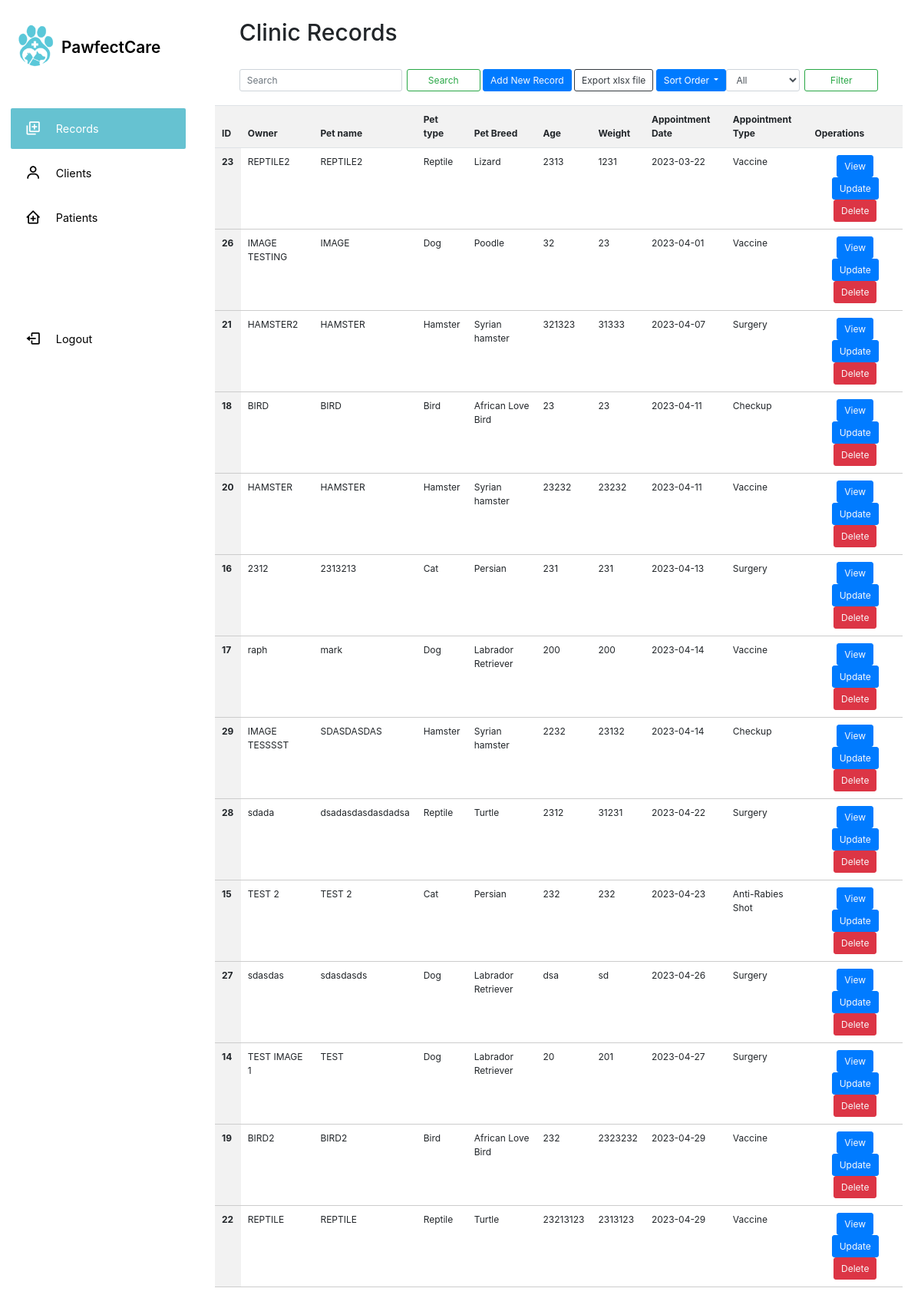
/display.php (signed in), run on the app's committed database.
### tables this page shows
CREATE TABLE `records` (
  `id` int(11) NOT NULL,
  `Owner` varchar(100) DEFAULT NULL,
  `Pet` varchar(30) NOT NULL,
  `Type` varchar(30) NOT NULL,
  `Breed` varchar(20) NOT NULL,
  `Age` varchar(20) NOT NULL,
  `Weight` varchar(20) NOT NULL,
  `AppointmentDate` date NOT NULL,
  `Appointment` varchar(50) NOT NULL,
  `Image` longblob NOT NULL
);

### display.php (the view, shortened to what this page needs)
<?php
$sortOrder = isset($_GET['sort']) && $_GET['sort'] === 'DESC' ? 'DESC' : 'ASC';
if(isset($_POST['search'])) {
  $search = $_POST['search'];
  if(!empty($search)) {
    if(isset($_GET['sort'])) {
      $sortOrder = $_GET['sort'] === 'DESC' ? 'DESC' : 'ASC';
    }
    $sort_url = "&sort=$sortOrder";
    $sql="SELECT * FROM `records` WHERE `Owner` LIKE '%$search%' OR `Pet` LIKE '%$search%' OR `Type` LIKE '%$search%'
       OR `Breed` LIKE '%$search%' OR `Appointment` LIKE '%$search%' ORDER BY `AppointmentDate` $sortOrder";
  } else {
    $sql="SELECT * FROM `records` ORDER BY `AppointmentDate` $sortOrder";
    $sort_url = "&sort=$sortOrder";
  }
} else {
  $sql="SELECT * FROM `records` ORDER BY `AppointmentDate` $sortOrder";
}
?>
<?
    require 'dbcon.php'; ?>
    <!DOCTYPE html>
<html lang="en">
<head>
  <link href='https://unpkg.com/boxicons@2.0.9/css/boxicons.min.css' rel='stylesheet'>
  <link rel="stylesheet" href="clinic.css">
  <link rel="stylesheet" href="https://cdn.jsdelivr.net/npm/bootstrap@4.0.0/dist/css/bootstrap.min.css">
</head>
<body style="zoom:75%;">
  <nav style="zoom:133.35%;">
    <div class="sidebar-top">
      <img src="logo.png" class="logo" alt="">
      <h3 class="hide">PawfectCare</h3>
    </div>
    <div class="sidebar-links">
      <ul>
        <div class="active-tab"></div>
        <li >
          <a href="display.php" class="active" data-active="0">
            <div class="icon">
            <i class='bx bx-add-to-queue'></i>            </div>
            <span class="link hide">Records</span>
          </a>
        </li>
        <li class="tooltip-element" data-tooltip="1">
          <a href="clients.php" data-active="1">
            <div class="icon">
            <i class='bx bx-user'></i>
                    </div>
            <span class="link hide">Clients</span>
          </a>
        </li>
        <li class="tooltip-element" data-tooltip="2">
          <a href="patients.php" data-active="2">
            <div class="icon">
            <i class='bx bx-clinic'></i></div>
            <span class="link hide">Patients</span>
          </a>
        </li>
        <li class="logout" >
          <a href="login.php">
            <div class="icon">
            <i class='bx bx-log-out'></i></div>
            <span>Logout</span>
          </a>
        </li>
      </ul>
  </nav>
  <main>
<div class="container">
    <h1> Clinic Records</h1>
    <form class="form-inline my-2 my-lg-0 navbar-container" method="POST"">
    <input class="form-control mr-sm-2 col" type="search" name="search" placeholder="Search" aria-label="Search">
  <button class="btn btn-outline-success my-2 my-sm-0 col" type="submit">Search</button>
      <button class="btn btn-primary my-4 col"><a href="addrecord.php" class="text-light">Add New Record</a></button>
      <button id="downloadexcel" class="btn btn-outline-dark col">Export xlsx file</button>
      <div class="dropdown">
  <button class="btn btn-primary dropdown-toggle" type="button" id="sortDropdown" data-toggle="dropdown" aria-haspopup="true" aria-expanded="false">
    Sort Order
  </button>
</div>
<form class="form-inline my-2 my-lg-0 navbar-container">
  <select class="form-control mr-sm-2 col" id="pet-type">
    <option value="">All</option>
  </select>
  <button class="btn btn-outline-success my-2 my-sm-0 col" type="button" id="filter-btn">Filter</button>
</form>
    </form>
  </div>
   <table class="table" id="table">
  <thead>
    <tr>
      <th scope="col">ID</th>
      <th scope="col">Owner</th>
      <th scope="col">Pet name</th>
      <th scope="col">Pet type</th>
      <th scope="col">Pet Breed </th>
      <th scope="col">Age</th>
      <th scope="col">Weight</th>
      <th scope="col">Appointment Date</th>
      <th scope="col">Appointment Type</th>
      <th scope="col">Operations</th>
    </tr>
  </thead>
  <tbody>
  <?php
$result=mysqli_query($con,$sql);
if($result){
    while($row=mysqli_fetch_assoc($result)){
        $id=$row['id'];
        $Owner=$row['Owner'];
        $Pet=$row['Pet'];
        $Type=$row['Type'];
        $Breed=$row['Breed'];
        $Age=$row['Age'];
        $Weight=$row['Weight'];
        $AppointmentDate=$row['AppointmentDate'];
        $Appointment=$row['Appointment'];
        echo ' <tr>
            <th scope="row"> '.$id.' </th>
            <td>'.$Owner.'</td>
            <td>'.$Pet.'</td>
            <td>'.$Type.'</td>
            <td>'.$Breed.'</td>
            <td>'.$Age.'</td>
            <td>'.$Weight.'</td>
            <td>'.$AppointmentDate.'</td>
            <td>'.$Appointment.'</td>
            <td>
                <button class="btn btn-primary"><a href="view.php?updateid='.$id.'" class="text-light">View</a></button>
                <button class="btn btn-primary"><a href="update.php?updateid='.$id.'" class="text-light">Update</a></button>
                <button class="btn btn-danger"><a href="delete.php?deleteid='.$id.'" class="text-light">Delete</a></button>
            </td>
          </tr> ';
    }
}
?>
  </tbody>
</table>
</body>
</html>

### clinic.css (style rules this page uses)
*, *::before, *::after { padding: 0; margin: 0; box-sizing: border-box; }
body { font-family: "Poppins", sans-serif; overflow-x: hidden; background-color: #eeeeee; min-height: 100vh; display: flex; position: relative; zoom: 90%; }
a { text-decoration: none; }
ul { list-style: none; }
nav { position: sticky; top: 0; left: 0; height: 100vh; background-color: white; width: 16rem; padding: 1.8rem 0.85rem; color: black; display: flex; flex-direction: column; transition: width 0.5s ease-in-out; }
nav::before { content: ""; position: absolute; width: 2rem; height: 100%; top: 0; left: 100%; }
main { flex: 1; padding: 2rem; display: flex; flex-direction: column; }
main h1 { margin-bottom: 1rem; }
.sidebar-top { position: relative; display: flex; align-items: center; }
.sidebar-top .logo { width: 60px; }
.sidebar-top h3 { padding-left: 0.4rem; font-weight: 600; font-size: 1.30rem; margin-top: 1rem; }
.sidebar-links ul { position: relative; margin-top: 50px; }
.sidebar-links li { position: relative; padding: 2.5px 0; }
.sidebar-links a { color: black; font-weight: 400; font-size: 0.9rem; display: flex; align-items: center; height: 53px; }
.icon { font-size: 1.3rem; text-align: center; min-width: 3.7rem; display: grid; grid-template-columns: 1fr; grid-template-rows: 1fr; }
.icon i { grid-column: 1 / 2; grid-row: 1 / 2; }
.sidebar-links a.active { color: white; }
.sidebar-links a .link { transition: opacity 0.1s 0.2s, color 0.3s; }
.sidebar-links a.active i:first-child { opacity: 1; }
.sidebar-links a.active i:last-child { opacity: 1; }
.active-tab { width: 100%; height: 53px; background-color:#66c2d1;; border-radius: 2px; position: absolute; top: 2.5px; left: 0; transition: top 0.3s; }
.logout { margin-top: 100px; }
table { width: 100%; border-collapse: collapse; }
th, td { padding: 10px; text-align: left; border-bottom: 1px solid #ccc; }
th { background-color: #f2f2f2; font-weight: bold; }
td:last-child { text-align: center; }

### data on the page
records: id "23", Owner "REPTILE2", Pet "REPTILE2", Type "Reptile", Breed "Lizard", Age "2313", Weight "1231", AppointmentDate "2023-03-22", Appointment "Vaccine"
records: id "26", Owner "IMAGE TESTING", Pet "IMAGE", Type "Dog", Breed "Poodle", Age "32", Weight "23", AppointmentDate "2023-04-01", Appointment "Vaccine"
records: id "21", Owner "HAMSTER2", Pet "HAMSTER", Type "Hamster", Breed "Syrian hamster", Age "321323", Weight "31333", AppointmentDate "2023-04-07", Appointment "Surgery"
records: id "18", Owner "BIRD", Pet "BIRD", Type "Bird", Breed "African Love Bird", Age "23", Weight "23", AppointmentDate "2023-04-11", Appointment "Checkup"
records: id "20", Owner "HAMSTER", Pet "HAMSTER", Type "Hamster", Breed "Syrian hamster", Age "23232", Weight "23232", AppointmentDate "2023-04-11", Appointment "Vaccine"
records: id "16", Owner "2312", Pet "2313213", Type "Cat", Breed "Persian", Age "231", Weight "231", AppointmentDate "2023-04-13", Appointment "Surgery"
records: id "17", Owner "raph", Pet "mark", Type "Dog", Breed "Labrador Retriever", Age "200", Weight "200", AppointmentDate "2023-04-14", Appointment "Vaccine"
records: id "29", Owner "IMAGE TESSSST", Pet "SDASDASDAS", Type "Hamster", Breed "Syrian hamster", Age "2232", Weight "23132", AppointmentDate "2023-04-14", Appointment "Checkup"
records: id "28", Owner "sdada", Pet "dsadasdasdasdadsa", Type "Reptile", Breed "Turtle", Age "2312", Weight "31231", AppointmentDate "2023-04-22", Appointment "Surgery"
records: id "15", Owner "TEST 2", Pet "TEST 2", Type "Cat", Breed "Persian", Age "232", Weight "232", AppointmentDate "2023-04-23", Appointment "Anti-Rabies Shot"
records: id "27", Owner "sdasdas", Pet "sdasdasds", Type "Dog", Breed "Labrador Retriever", Age "dsa", Weight "sd", AppointmentDate "2023-04-26", Appointment "Surgery"
records: id "14", Owner "TEST IMAGE 1", Pet "TEST", Type "Dog", Breed "Labrador Retriever", Age "20", Weight "201", AppointmentDate "2023-04-27", Appointment "Surgery"
records: id "19", Owner "BIRD2", Pet "BIRD2", Type "Bird", Breed "African Love Bird", Age "232", Weight "2323232", AppointmentDate "2023-04-29", Appointment "Vaccine"
records: id "22", Owner "REPTILE", Pet "REPTILE", Type "Reptile", Breed "Turtle", Age "23213123", Weight "2313123", AppointmentDate "2023-04-29", Appointment "Vaccine"
